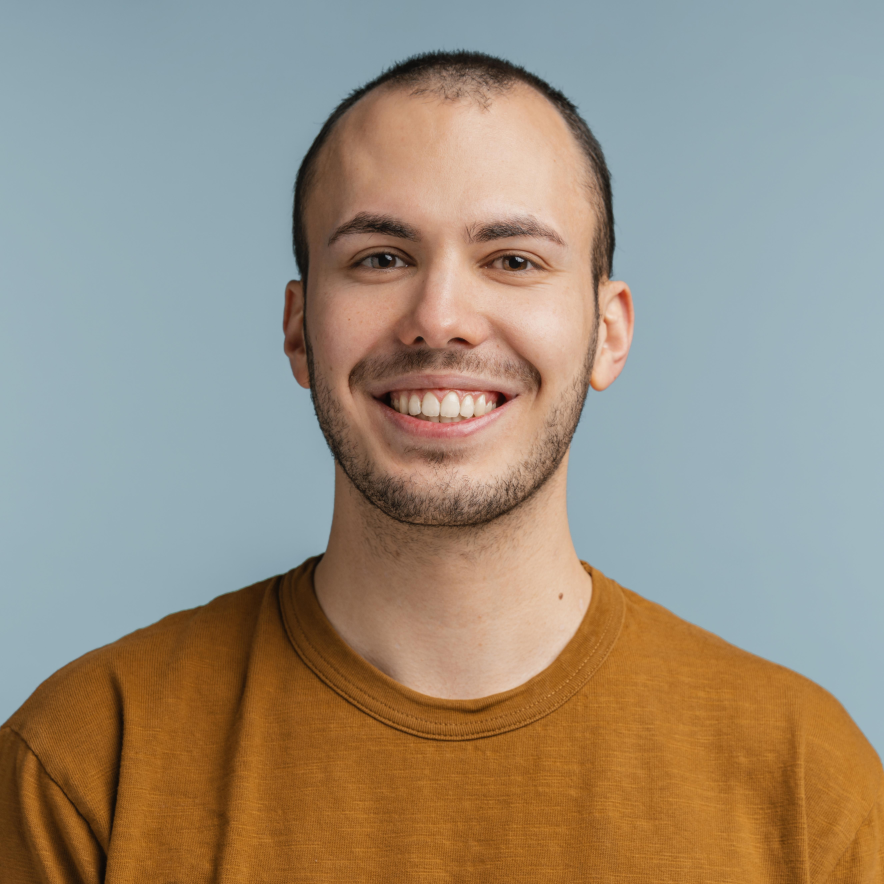
#> input picture images/template.jpg, 5304 x 5304 px (shown at 1/6 size); the run also reads 1 picture not shown here
$ python template_face_recoginition.py
#> lines starting #> are read from the running program, lines starting #| are printed output that depends on the picture
import sys

import cv2
import os
from sklearn.metrics import mean_squared_error

template_path  = '../../images/template.jpg'
folder_path = '../../images/'

# standarizer la taille du visage
img = cv2.imread(template_path)
#> img is the input picture: shape (5304, 5304, 3); mean B, G, R 126.5, 142.7, 154.3
gray_template = cv2.cvtColor(img, cv2.COLOR_BGR2GRAY)
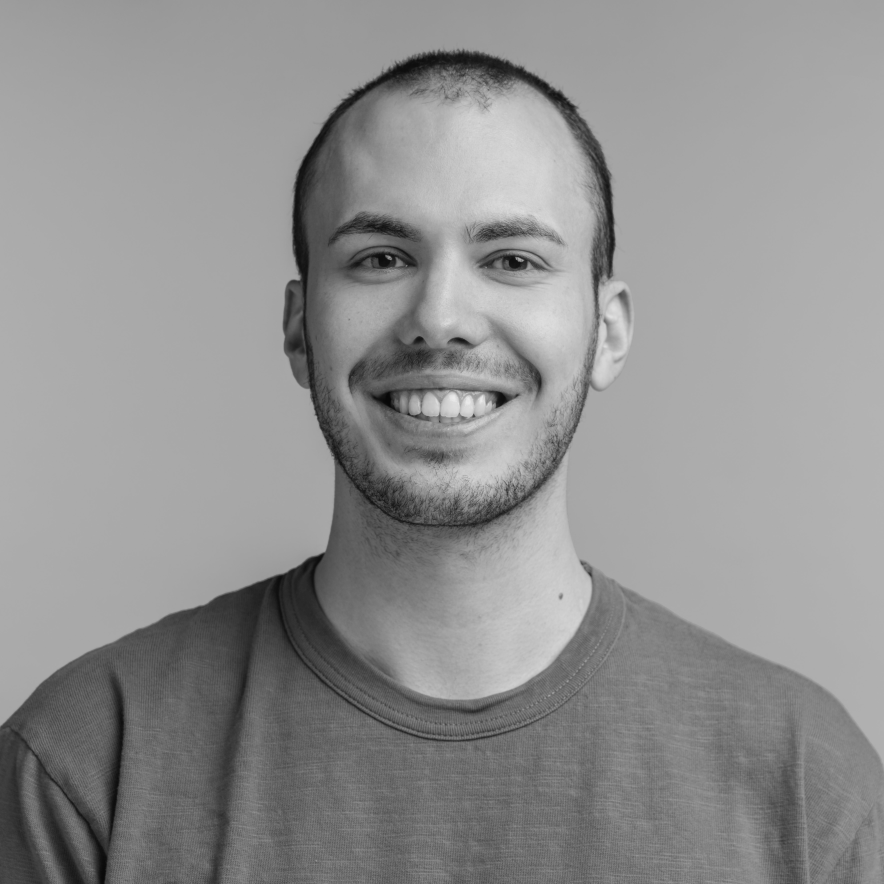
#> gray_template: shape (5304, 5304) (shown at 1/6 size); min 6, max 237, mean 144.4
face_cascade = cv2.CascadeClassifier(cv2.data.haarcascades + 'haarcascade_frontalface_default.xml')
face_ref = face_cascade.detectMultiScale(gray_template, scaleFactor=1.1, minNeighbors=5)
#> face_ref = [[2710, 4343, 27, 27], [196, 4992, 95, 95], [1617, 720, 2107, 2107]]

if len(face_ref) > 0:
    (x,y,w,h) = face_ref[0]
#> x = 2710; y = 4343; w = 27; h = 27
    # Normalisation
    roi_ref = cv2.resize(gray_template[y:y+h, x:x+w], (200, 200)) # Taille standard
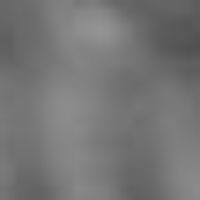
#> roi_ref: shape (200, 200); min 81, max 147, mean 117.1


def face_size_normalisation(img_path):
#> called with img_path = '../../images/amine.jpg'
    img = cv2.imread(img_path)
    gray = cv2.cvtColor(img, cv2.COLOR_BGR2GRAY)
    faces = face_cascade.detectMultiScale(gray, scaleFactor=1.1, minNeighbors=5)
#> faces has the same summary as face_ref outside face_size_normalisation

    if(len(faces) > 0):
        (x,y,w,h) = faces[0]
#> x = 2710; y = 4343; w = 27; h = 27
        roi_face = cv2.resize(gray[y:y+h, x:x+w], (200, 200))# Même taille que la référence !
        return roi_face
    return None


# partie de comparaison entre template et les autres images
if __name__ == '__main__':
    for file_name in os.listdir('../../images/'):
        if file_name.endswith('.jpg') and file_name != 'template.jpg':
            full_path = os.path.join(folder_path, file_name)
            current_face = face_size_normalisation(full_path)
            mse = mean_squared_error(roi_ref.flatten(), current_face.flatten())
#> mse = 0
            print(f"Image: {file_name} | MSE: {mse:.2f}")
#| Image: amine.jpg | MSE: 0.00

            if mse < 3000:  # Seuil de similarité
                print(f"==> MATCH TROUVÉ : {file_name}")
            print(mse)
#| 0.0
